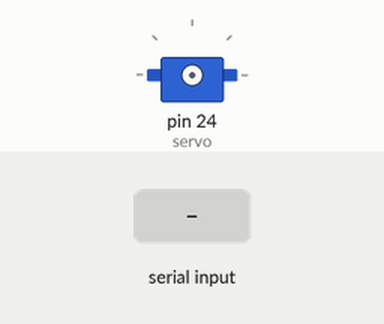
This sketch was run on a simulated Arduino Mega 2560, built with avr-gcc and run on an emulated ATmega2560. Parts: servo. The test bench sets the inputs (shaded band).

Above: at 1.2 s.
1.3 s: "up" received over the second serial link
At 2.0 s:
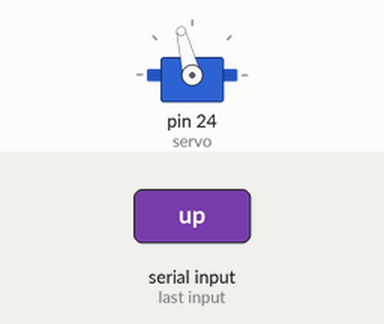
3.1 s: "down" received over the second serial link
At 3.7 s:
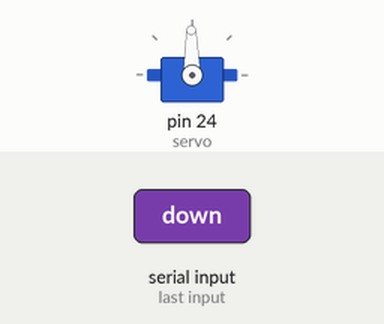
4.9 s: "down" received over the second serial link
At 6.5 s:
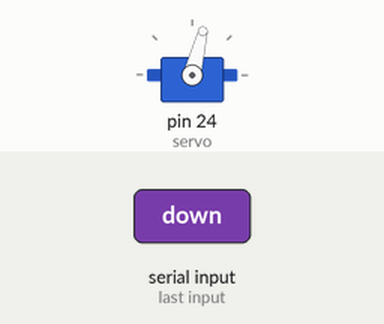
Timing chart, 0 to 8.0 s (numbered marks = the images above; inputs shaded):
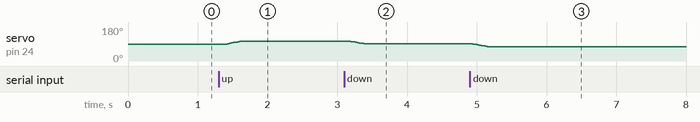

The sketch:

homework2.ino
```cpp
#include <Servo.h>
#include <SoftwareSerial.h>
Servo servo;

int blueTx=11;   //Tx (보내는핀 설정)at
int blueRx=10;   //Rx (받는핀 설정)
SoftwareSerial mySerial(blueTx, blueRx);
//시리얼 통신을 위한 객체선언
String myString=""; // 받는 문자열

void setup() {
  mySerial.begin(9600); //블루투스 시리얼
  mySerial.println("Enter the up of down");
  mySerial.println("up = angle + 15");
  mySerial.println("down = angle - 15");
}

int angle = 90;
void loop() {
  int pos;
  while(mySerial.available())
  {
    char myChar = (char)mySerial.read();  //mySerial int 값을 char 형식으로 변환
    myString+=myChar;   //수신되는 문자를 myString에 모두 붙임 (1바이트씩 전송되는 것을 연결)
    delay(5);           //수신 문자열 끊김 방지
  }
  if (!myString.equals("")) {
    mySerial.print("Input value: ");
    mySerial.println(myString);
    if (myString != "up" && myString != "down") {
      myString = "";
      mySerial.println("wrong operation!!");
    }
    else if (myString == "up") {
      servo.attach(24, 500, 1500);
      myString = "";
      for(pos = 0; pos < 15; pos += 1) {
        servo.write(angle++);
        delay(15);
      }
      mySerial.print("+15 ");
      mySerial.println(angle);
      servo.detach();
    } else if (myString == "down") {
      servo.attach(24, 500, 1500);
      myString = "";
      for(pos = 15; pos>0; pos-=1) {
        servo.write(angle--);
        delay(15);
      }
      mySerial.print("-15 ");
      mySerial.println(angle);
      servo.detach();
    }
  }
  delay(100);
}
```

Measured:
- after the input at 1.3 s, servo on pin 24 (servo): 90° → 104° after 0.12 s
- after the input at 3.1 s, servo on pin 24 (servo): 104° → 91° after 0.07 s
- after the input at 4.9 s, servo on pin 24 (servo): 91° → 76° at once
